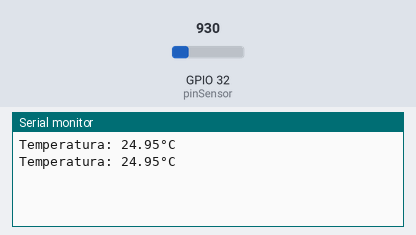
A sketch run on a simulated ESP32. Shown: the last lines printed to the serial monitor. Inputs (shaded band) come from the test bench; at power-on: GPIO 32 (pinSensor) = 930.

Above: at 1.8 s.
1.9 s: GPIO 32 (pinSensor) set to 1004
At 2.4 s:
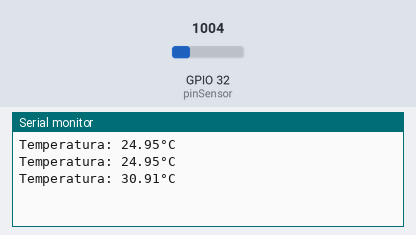
3.4 s: GPIO 32 (pinSensor) set to 1069
At 4.8 s:
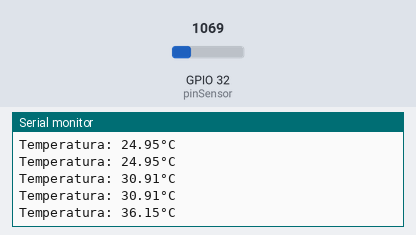
Timing chart, 0 to 6.4 s (numbered marks = the images above; inputs shaded):
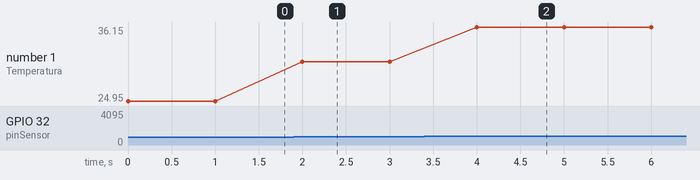

The sketch:

tmp36.ino
```cpp
const int pinSensor = 32; // Define el pin GPIO32 de ESP32-S3 como la entrada del sensor TMP36

void setup() {
  Serial.begin(115200); // Inicializa la comunicación serial
}

void loop() {
  int sensorValue = analogRead(pinSensor); // Lee el valor analógico del sensor
  float voltage = sensorValue * (3.3 / 4095.0); // Convierte el valor a voltaje (ESP32-S3 opera a 3.3V y tiene una resolución ADC de 12 bits)
  float temperatureC = (voltage - 0.5) * 100; // Convierte el voltaje a temperatura en grados Celsius

  Serial.print("Temperatura: ");
  Serial.print(temperatureC);
  Serial.println("°C");

  delay(1000); // Espera 1 segundo antes de tomar otra lectura
}
```

Measured:
- after the input at 1.9 s, the serial monitor: prints a new line after 0.10 s (image 1)
- after the input at 3.4 s, the serial monitor: prints a new line after 0.60 s (image 2)
- plotted number 1: 24.95 → 30.91 after the input at 1.9 s, 30.91 → 36.15 after the input at 3.4 s
